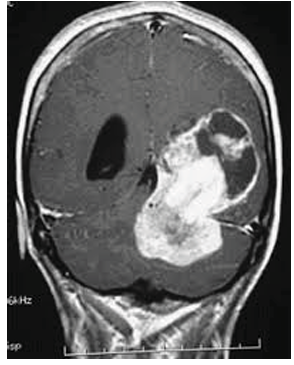
#> input picture imagens de tumores/Captura_de_tela_2024-12-03_155103.png, 294 x 365 px, found by its file name
$ jupyter execute deteccao_segmentacao_tumores.ipynb   (older library calls are emulated)
#> lines starting #> are read from the running program, lines starting #| are printed output that depends on the picture; after the words box and inside, x2 and y2 are one past the last pixel; in counts of white or black regions, pixels touching at a corner belong together
<a href="https://colab.research.google.com/github/PedroC-dev/ProjetoFinalPDI/blob/main/deteccao_segmentacao_tumores.ipynb" target="_parent"></a>

[cell 1]
import cv2
import numpy as np
import matplotlib.pyplot as plt

def segmentar_tumor(imagem_path, tamanho_min=500, tamanho_max=20000, kernel_size=5):

    imagem = cv2.imread(imagem_path, cv2.IMREAD_GRAYSCALE)
    if imagem is None:
        raise FileNotFoundError(f"A imagem no caminho {imagem_path} não foi encontrada.")

    # Suavizar a imagem para reduzir ruídos
    imagem_suave = cv2.GaussianBlur(imagem, (5, 5), 0)

    # Aplicar Otsu para binarizar
    _, imagem_bin = cv2.threshold(imagem_suave, 0, 255, cv2.THRESH_BINARY + cv2.THRESH_OTSU)

    # Operações morfológicas na etapa final
    imagem_morfologica = imagem_bin.copy()
    contornos, _ = cv2.findContours(imagem_morfologica, cv2.RETR_EXTERNAL, cv2.CHAIN_APPROX_SIMPLE)
    altura, largura = imagem_morfologica.shape
    for contorno in contornos:
        area = cv2.contourArea(contorno)
        x, y, w, h = cv2.boundingRect(contorno)

        # Remover bordas externas e regiões próximas ao topo
        if area > tamanho_max or y < 0.05 * altura:
            cv2.drawContours(imagem_morfologica, [contorno], -1, 0, thickness=cv2.FILLED)

    # Aplicar operações morfológicas (erosão e dilatação)
    kernel = np.ones((kernel_size, kernel_size), np.uint8)
    imagem_erodida = cv2.erode(imagem_morfologica, kernel, iterations=2)
    imagem_dilatada = cv2.dilate(imagem_erodida, kernel, iterations=2)

    # Remover pequenos objetos
    contornos, _ = cv2.findContours(imagem_dilatada, cv2.RETR_EXTERNAL, cv2.CHAIN_APPROX_SIMPLE)
    imagem_final = np.zeros_like(imagem)

    for contorno in contornos:
        area = cv2.contourArea(contorno)
        if tamanho_min < area < tamanho_max:
            cv2.drawContours(imagem_final, [contorno], -1, 255, thickness=cv2.FILLED)

    return {
        "original": imagem,
        "suave": imagem_suave,
        "otsu": imagem_bin,
        "final": imagem_final,
    }

def aplicar_laplaciano_e_destacar_bordas(imagem_original, imagem_tumor):
    # Aplica o operador Laplaciano na imagem do tumor segmentado para obter suas bordas
    # Sobrepõe na imagem original.

    laplaciano = cv2.Laplacian(imagem_tumor, cv2.CV_64F)
    bordas = cv2.convertScaleAbs(laplaciano)

    # Criar uma cópia colorida da imagem original para destacar as bordas
    imagem_destacada = cv2.cvtColor(imagem_original, cv2.COLOR_GRAY2BGR)

    # Sobrepoe as bordas em amarelo
    imagem_destacada[bordas > 0] = [255, 255, 0]

    return bordas, imagem_destacada

def exibir_resultados(imagens):
    for imagem in imagens:
        try:
            resultados = segmentar_tumor(imagem)
#> in segmentar_tumor, `imagem_suave = cv2.GaussianBlur(imagem, (5, 5), 0)`:
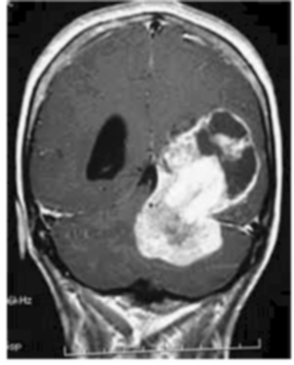
#> imagem_suave: shape (365, 294); min 0, max 255, mean 103.3
#> in segmentar_tumor, `_, imagem_bin = cv2.threshold(imagem_suave, 0, 255, cv2.THRESH_BINARY ..`:
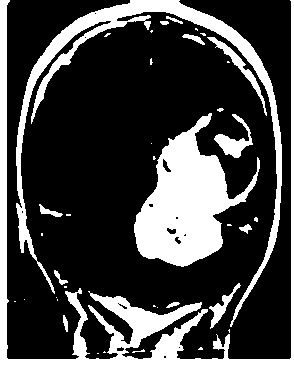
#> imagem_bin: shape (365, 294); 26.1% white; 39 white regions (24 under 20 px)
#> in segmentar_tumor, `contornos, _ = cv2.findContours(imagem_morfologica, cv2.RETR_EXTERNAL,..`: contornos = 39 contours, 25 with area under 20; largest, box (x1, y1, x2, y2) and area: (134, 113, 260, 267) 8960, (0, 0, 294, 365) 8100, (16, 0, 282, 327) 6373, (214, 114, 253, 158) 512, (207, 37, 267, 116) 449
#> the loop in segmentar_tumor, `for contorno in contornos:` made 39 passes
#> (area, x, y, w, h) on passes 6, 9, 15, 16, 18, 22, 25, 26, 30, 31, 36, 37: (38, 63, 315, 5, 17), (30, 166, 302, 14, 6), (279.5, 209, 283, 32, 46), (48.5, 54, 270, 14, 15), (49, 239, 224, 13, 10), (89.5, 39, 204, 24, 13), (512.5, 214, 114, 39, 44), (8960.5, 134, 113, 126, 154), (449, 207, 37, 60, 79), (76, 182, 34, 23, 11), (20, 160, 21, 9, 4), (28.5, 166, 16, 17, 8)
#> after the loop in segmentar_tumor, `for contorno in contornos:`:
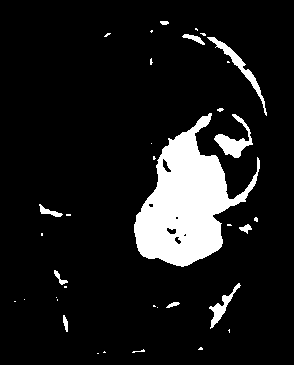
#> imagem_morfologica: shape (365, 294); 10.5% white; 36 white regions (24 under 20 px), largest, box (x1, y1, x2, y2) and area: (134, 113, 260, 267) 9087, (214, 114, 253, 158) 587, (207, 37, 267, 116) 543
#> in segmentar_tumor, `imagem_erodida = cv2.erode(imagem_morfologica, kernel, iterations=2)`:
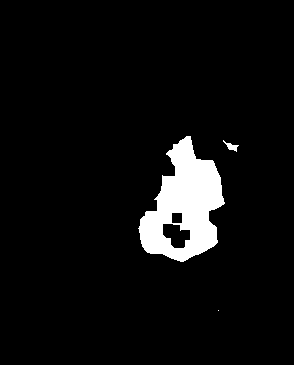
#> imagem_erodida: shape (365, 294); 5.7% white; 3 white regions (1 under 20 px), largest, box (x1, y1, x2, y2) and area: (138, 136, 225, 262) 6001, (223, 140, 239, 152) 70
#> in segmentar_tumor, `imagem_dilatada = cv2.dilate(imagem_erodida, kernel, iterations=2)`:
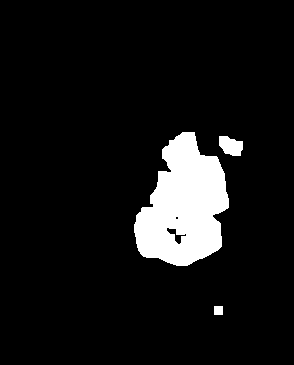
#> imagem_dilatada: shape (365, 294); 8.2% white; 3 white regions
#> in segmentar_tumor, `contornos, _ = cv2.findContours(imagem_dilatada, cv2.RETR_EXTERNAL, cv..`: contornos = 3 contours; box (x1, y1, x2, y2) and area: (134, 132, 229, 266) 8298, (219, 136, 243, 156) 322, (214, 306, 223, 315) 64
#> the loop in segmentar_tumor, `for contorno in contornos:` made 3 passes
#> area on passes 2 to 3: 322.5, 8297.5
#> (contorno, area) on pass 1: ([[214, 306], [214, 314], [222, 314], [222, 306]], 64)
#> after the loop in segmentar_tumor, `for contorno in contornos:`:
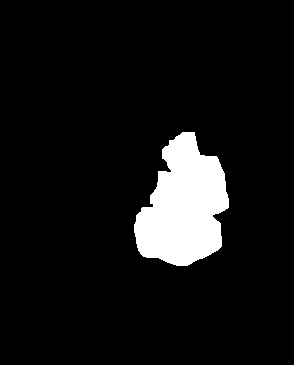
#> imagem_final: shape (365, 294); 7.9% white; 1 white region, box (x1, y1, x2, y2) and area: (134, 132, 229, 266) 8492
#> resultados = 4 items
            bordas_tumor, imagem_com_bordas = aplicar_laplaciano_e_destacar_bordas(
                resultados['original'], resultados['final']
            )
#> in aplicar_laplaciano_e_destacar_bordas, `laplaciano = cv2.Laplacian(imagem_tumor, cv2.CV_64F)`:
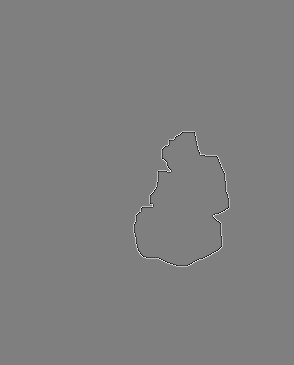
#> laplaciano: shape (365, 294) float64; min -510, max 510, mean 0; drawn with min black and max white
#> in aplicar_laplaciano_e_destacar_bordas, `bordas = cv2.convertScaleAbs(laplaciano)`:
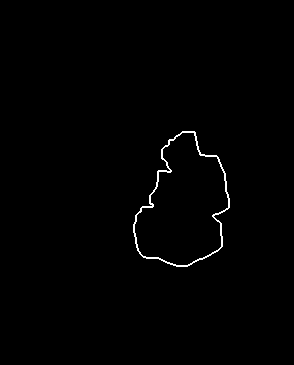
#> bordas: shape (365, 294); 0.73% white in thin lines or dots, all inside (x1, y1, x2, y2) = (133, 131, 230, 267)
#> in aplicar_laplaciano_e_destacar_bordas, `imagem_destacada[bordas > 0] = [255, 255, 0]`:
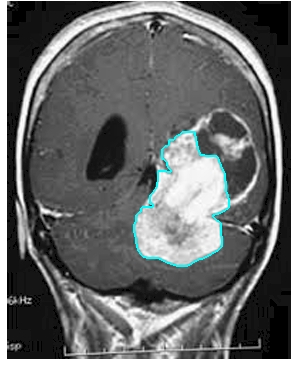
#> imagem_destacada: shape (365, 294, 3); mean B, G, R 104.3, 104.3, 102.4
            # Exibição das imagens processadas
            titulos = ['Imagem Original', 'Imagem Suavizada', 'Segmentação (Otsu)',
                       'Imagem do Tumor', 'Bordas do Tumor', 'Imagem final com o tumor destacado']
            imagens = [resultados['original'], resultados['suave'], resultados['otsu'],
                       resultados['final'], bordas_tumor, imagem_com_bordas]

            plt.figure(figsize=(20, 8))
            for i in range(6):
                plt.subplot(1, 6, i + 1)
                cmap = 'gray' if i < 4 else None
                plt.imshow(imagens[i], cmap=cmap)
                plt.title(titulos[i])
                plt.axis('off')
            plt.tight_layout()
            plt.show()
#> figure, not shown here; B, G, R data is drawn as R, G, B

        except FileNotFoundError as e:
            print(f"Erro ao processar a imagem {imagem}: {e}")
#> pass 2 of the loop in exibir_resultados, `for imagem in imagens:`:
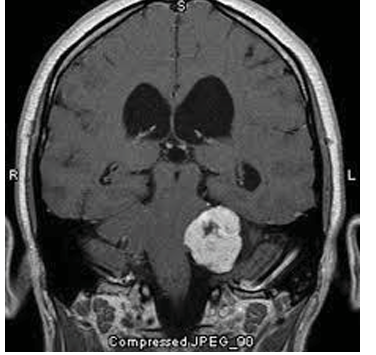
#> input picture imagens de tumores/Captura_de_tela_2024-12-03_155106.png, 376 x 355 px, found by its file name
#> imagem: shape (355, 376)
#> imagem_suave: shape (355, 376)
#> in segmentar_tumor (call 2), `_, imagem_bin = cv2.threshold(imagem_suave, 0, 255, cv2.THRESH_BINARY ..`:
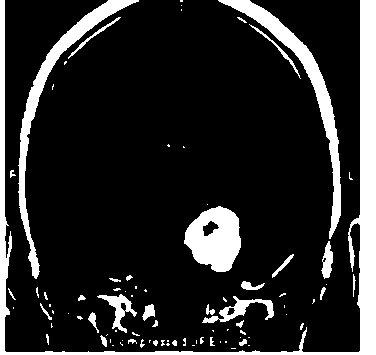
#> imagem_bin: shape (355, 376); 15.8% white; 86 white regions (53 under 20 px)
#> in segmentar_tumor (call 2), `contornos, _ = cv2.findContours(imagem_morfologica, cv2.RETR_EXTERNAL,..`: contornos = 86 contours, 66 with area under 20; largest, box (x1, y1, x2, y2) and area: (0, 0, 376, 355) 8006, (218, 0, 341, 239) 2863, (18, 0, 139, 279) 2708, (184, 206, 241, 272) 2622, (202, 296, 274, 323) 530
#> the loop in segmentar_tumor (call 2), `for contorno in contornos:` made 86 passes
#> (area, x, y, w, h) on passes 16, 25, 35, 40, 44, 45, 47, 50: (25, 239, 339, 8, 7), (34, 100, 335, 7, 12), (20, 236, 320, 8, 8), (63, 88, 312, 11, 21), (32.5, 206, 304, 9, 11), (109.5, 142, 304, 13, 17), (27.5, 40, 303, 12, 17), (530.5, 202, 296, 72, 27)
#> imagem_erodida: shape (355, 376); 1% white; 6 white regions (5 under 20 px), largest, box (x1, y1, x2, y2) and area: (189, 212, 237, 268) 1346
#> imagem_dilatada: shape (355, 376); 2.2% white; 4 white regions
#> in segmentar_tumor (call 2), `contornos, _ = cv2.findContours(imagem_dilatada, cv2.RETR_EXTERNAL, cv..`: contornos = 4 contours; box (x1, y1, x2, y2) and area: (185, 208, 241, 272) 2592, (235, 300, 246, 315) 128, (145, 306, 154, 316) 72, (111, 297, 121, 306) 72
#> the loop in segmentar_tumor (call 2), `for contorno in contornos:` made 4 passes
#> (contorno, area) on passes 1, 3: ([[145, 306], [145, 315], [153, 315], [153, 306]], 72), ([[111, 297], [111, 305], [120, 305], [120, 297]], 72)
#> laplaciano: shape (355, 376) float64
#> bordas: shape (355, 376); 0.27% white in thin lines or dots, all inside (x1, y1, x2, y2) = (184, 207, 242, 273)
#> in aplicar_laplaciano_e_destacar_bordas (call 2), `imagem_destacada[bordas > 0] = [255, 255, 0]`:
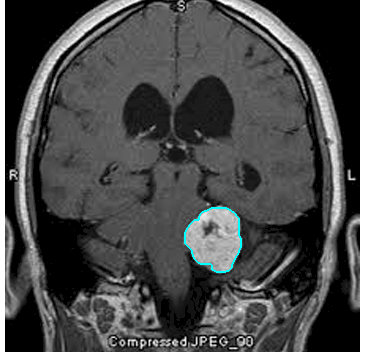
#> imagem_destacada: shape (355, 376, 3); mean B, G, R 79.4, 79.4, 78.7
#> pass 3 of the loop in exibir_resultados, `for imagem in imagens:`:
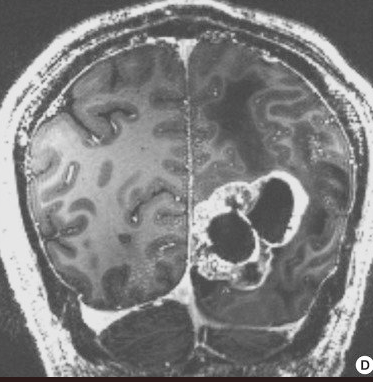
#> input picture imagens de tumores/Captura_de_tela_2024-12-03_182828.png, 373 x 382 px, found by its file name
#> imagem: shape (382, 373)
#> imagem_suave: shape (382, 373)
#> in segmentar_tumor (call 3), `_, imagem_bin = cv2.threshold(imagem_suave, 0, 255, cv2.THRESH_BINARY ..`:
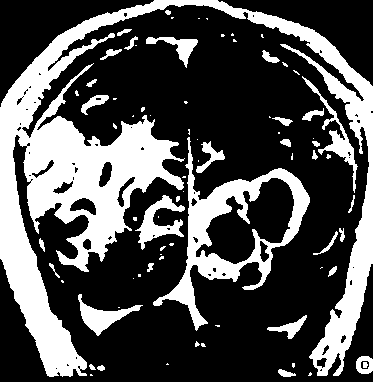
#> imagem_bin: shape (382, 373); 31% white; 78 white regions (45 under 20 px)
#> in segmentar_tumor (call 3), `contornos, _ = cv2.findContours(imagem_morfologica, cv2.RETR_EXTERNAL,..`: contornos = 77 contours, 48 with area under 20; largest, box (x1, y1, x2, y2) and area: (0, 0, 373, 377) 31338, (153, 137, 310, 331) 10500, (135, 195, 185, 250) 890, (78, 294, 143, 336) 792, (302, 76, 358, 193) 756
#> the loop in segmentar_tumor (call 3), `for contorno in contornos:` made 77 passes
#> (area, x, y, w, h) on passes 3, 4, 8, 12, 14, 19, 20, 21: (66.5, 278, 369, 18, 8), (24.5, 97, 365, 8, 6), (240, 356, 356, 17, 18), (259, 267, 315, 40, 24), (792, 78, 294, 65, 42), (36, 328, 266, 9, 11), (25.5, 147, 263, 7, 9), (22.5, 49, 263, 11, 15)
#> imagem_erodida: shape (382, 373); 1.1% white; 15 white regions (7 under 20 px), largest, box (x1, y1, x2, y2) and area: (192, 184, 255, 235) 683, (85, 310, 116, 327) 220, (201, 259, 235, 274) 154
#> imagem_dilatada: shape (382, 373); 4% white; 13 white regions, largest, box (x1, y1, x2, y2) and area: (188, 180, 259, 244) 1778, (289, 178, 309, 231) 685, (81, 306, 120, 331) 668
#> the loop in segmentar_tumor (call 3), `for contorno in contornos:` made 13 passes
#> contorno on passes 1, 6, 8: [[289, 323], [289, 331], [297, 331], [297, 323]], [[187, 247], [187, 255], [195, 255], [195, 247]], [[162, 199], [162, 207], [171, 207], [171, 199]]
#> laplaciano: shape (382, 373) float64
#> bordas: shape (382, 373); 0.81% white in thin lines or dots, all inside (x1, y1, x2, y2) = (80, 177, 310, 332)
#> in aplicar_laplaciano_e_destacar_bordas (call 3), `imagem_destacada[bordas > 0] = [255, 255, 0]`:
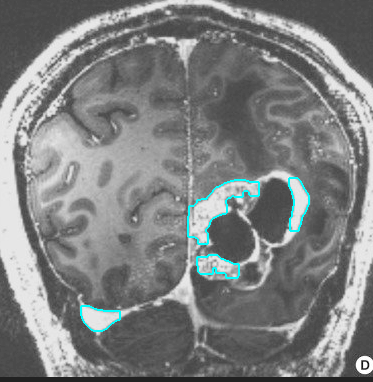
#> imagem_destacada: shape (382, 373, 3); mean B, G, R 128.6, 128.6, 126.5
#> the loop made 5 passes; the first 3 are shown

imagens = [
    '/content/Captura_de_tela_2024-12-03_155103.png',
    '/content/Captura_de_tela_2024-12-03_155106.png',
    '/content/Captura_de_tela_2024-12-03_182828.png',
    '/content/1-s2.0-S0899707102004333-gr3a.jpg',
    '/content/images (1).jpg'
]

exibir_resultados(imagens)
